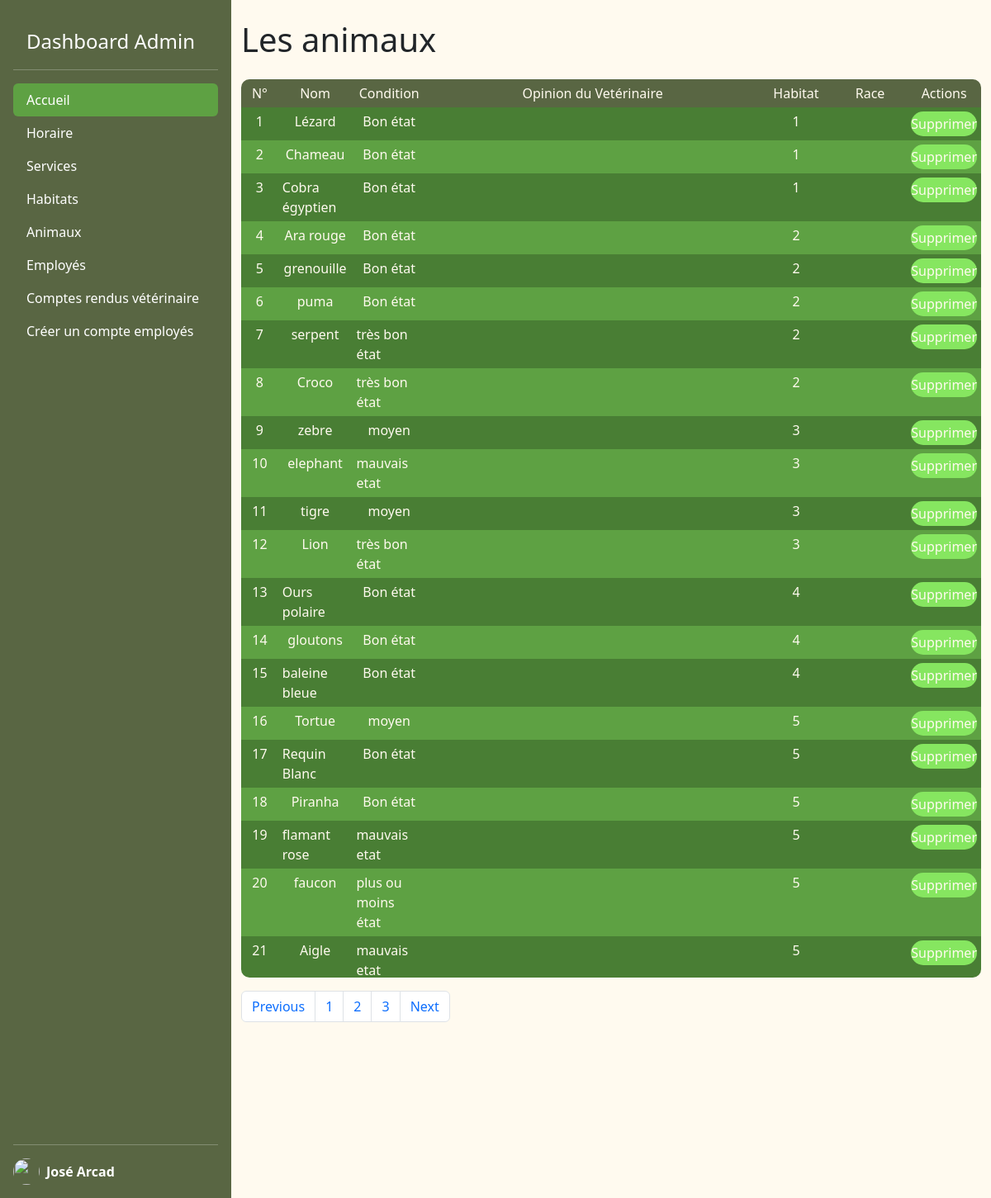
/admin/pages/animals.php, run on the app's committed database.
### tables this page shows
CREATE TABLE IF NOT EXISTS `animal`(
    animal_id INT NOT NULL AUTO_INCREMENT,
    name VARCHAR(50) NOT NULL,
    animal_condition VARCHAR(50) NOT NULL,
    veterinary_opinion_id INT,
    habitat_id INT,
    class_id INT,
    PRIMARY KEY(animal_id),
    FOREIGN KEY(habitat_id) REFERENCES habitat(habitat_id),
    FOREIGN KEY(class_id) REFERENCES class(class_id)
);

### admin/lib/functions.php (called while the page is built, shortened)
<?php
function getAnimals(PDO $pdo): array
{
    $query = $pdo->prepare("SELECT * FROM animal");
    $query->execute();
    $animals = $query->fetchAll(PDO::FETCH_ASSOC);
    return $animals;
}

### admin/pages/animals.php (the view)
<?php
require_once __DIR__ . "../../templates/header.php";
require_once __DIR__ . "../../../lib/pdo.php";
require_once __DIR__ . "../../lib/functions.php";
$animals = getAnimals($pdo);
?>
<div class="container">
    <h1 class="my-4">Les animaux</h1>
    <div class="table">
        <div class="table_head table_head_animals">
            <div class="table_head_text">N°</div>
            <div class="table_head_text">Nom</div>
            <div class="table_head_text">Condition</div>
            <div class="table_head_text">Opinion du Vetérinaire</div>
            <div class="table_head_text">Habitat</div>
            <div class="table_head_text">Race</div>
            <div class="table_head_text">Actions</div>
        </div>
        <?php foreach($animals as $key => $animal){ ?>
            <div class="table_body table_body_animals <?php if ($key % 2 === 0) {echo "striped";} ?>">
                <div class="table_body_text"><?= $animal['animal_id'] ?></div>
                <div class="table_body_text"><?= $animal['name'] ?></div>
                <div class="table_body_text"><?= $animal['animal_condition'] ?></div>
                <div class="table_body_text"><?= $animal['veterinary_opinion_id'] ?></div>
                <div class="table_body_text"><?= $animal['habitat_id'] ?></div>
                <div class="table_body_text"><?= $animal['race_id'] ?></div>
                <a href="#" class="table_head_text actionButton">Supprimer</a>
            </div>
        <?php } ?>
    </div>
    <nav aria-label="Page navigation example">
        <ul class="pagination">
            <li class="page-item"><a class="page-link" href="#">Previous</a></li>
            <li class="page-item"><a class="page-link" href="#">1</a></li>
            <li class="page-item"><a class="page-link" href="#">2</a></li>
            <li class="page-item"><a class="page-link" href="#">3</a></li>
            <li class="page-item"><a class="page-link" href="#">Next</a></li>
        </ul>
    </nav>
</div>
<?php
require_once __DIR__ . "../../templates/footer.php";
?>

### admin/templates/header.php (shortened to what this page needs)
<!DOCTYPE html>
<html lang="en">
<head>
    <link rel="stylesheet" href="/assets/bootstrap/css/bootstrap.min.css">
    <link rel="stylesheet" href="/admin/assets/css/styles.css">
</head>
<body class="d-flex">
    <header class="desktop">
        <div class="d-flex bootstrap_sidebar flex-column flex-shrink-0 p-3 text-bg-dark" style="width: 280px;">
            <a href="/" class="d-flex m-3 align-items-center mb-3 mb-md-0 me-md-auto text-white text-decoration-none">
                <span class="fs-4">Dashboard Admin</span>
            </a>
            <hr>
            <ul class="nav nav-pills flex-column mb-auto">
                <li class="nav-item">
                    <a href="/admin/index.php" class="nav-link active text-white">
                        Accueil
                    </a>
                </li>
                <li>
                    <a href="/admin/pages/openingTime.php" class="nav-link text-white">
                        Horaire
                    </a>
                </li>
                <li>
                    <a href="/admin/pages/services.php" class="nav-link text-white">
                        Services
                    </a>
                </li>
                <li>
                    <a href="/admin/pages/habitats.php" class="nav-link text-white">
                        Habitats
                    </a>
                </li>
                <li>
                    <a href="/admin/pages/animals.php" class="nav-link text-white">
                        Animaux
                    </a>
                </li>
                <li>
                    <a href="/admin/pages/employees.php" class="nav-link text-white">
                        Employés
                    </a>
                </li>
                <li>
                    <a href="/admin/pages/employees.php" class="nav-link text-white">
                        Comptes rendus vétérinaire
                    </a>
                </li>
                <li>
                    <a href="/admin/pages/signup.php" class="nav-link text-white">
                        Créer un compte employés
                    </a>
                </li>
            </ul>
            <hr>
            <a href="#" class="d-flex align-items-center text-white text-decoration-none" aria-expanded="false">
                <img src="https://github.com/mdo.png" alt="" width="32" height="32" class="rounded-circle me-2">
                <strong>José Arcad</strong>
            </a>
        </div>
    </header>
    <main>

### admin/templates/footer.php (shortened to what this page needs)
</main>
</body>
</html>

### admin/assets/css/styles.css (style rules this page uses)
body { margin: 0; background-color: #fffaef; }
@media screen and (min-width: 993px) { .bootstrap_sidebar { height: 100vh; } }
@media screen and (min-width: 993px) { .nav-link.active { background-color: #5ea143 !important; } }
@media screen and (min-width: 993px) { main { height: 100vh; width: 100%; } }
@media screen and (min-width: 993px) { .table { max-height: 75vh; width: 100%; color: #fffaef; overflow: scroll; border-radius: 10px; } }
@media screen and (min-width: 993px) { .table_head { background-color: #596643; } }
@media screen and (min-width: 993px) { .table_body { background-color: #5ea143; } }
@media screen and (min-width: 993px) { .table_body .actionButton { color: #fffaef; text-decoration: none; background-color: #86e660; margin: 5px; border-radius: 15px; height: 30px; padding: 5px; line-height: 20px; } }
@media screen and (min-width: 993px) { .striped { background-color: #497e34; } }
@media screen and (min-width: 993px) { .table_head, .table_body { display: grid; grid-template-columns: 5% 15% 30% 20% 15% 15%; } }
@media screen and (min-width: 993px) { .table_head_text, .table_body_text { display: flex; justify-content: center; padding: 5px; } }
@media screen and (min-width: 993px) { .text-bg-dark { background-color: #596643 !important; } }
@media screen and (min-width: 993px) { .table_head_animals, .table_body_animals { grid-template-columns: 5% 10% 10% 45% 10% 10% 10%; } }

### data on the page
animal: animal_id "1", name "Lézard", animal_condition "Bon état", habitat "1"
animal: animal_id "2", name "Chameau", animal_condition "Bon état", habitat "1"
animal: animal_id "3", name "Cobra égyptien", animal_condition "Bon état", habitat "1"
animal: animal_id "4", name "Ara rouge", animal_condition "Bon état", habitat "2"
animal: animal_id "5", name "grenouille", animal_condition "Bon état", habitat "2"
animal: animal_id "6", name "puma", animal_condition "Bon état", habitat "2"
animal: animal_id "7", name "serpent", animal_condition "très bon état", habitat "2"
animal: animal_id "8", name "Croco", animal_condition "très bon état", habitat "2"
animal: animal_id "9", name "zebre", animal_condition "moyen", habitat "3"
animal: animal_id "10", name "elephant", animal_condition "mauvais etat", habitat "3"
animal: animal_id "11", name "tigre", animal_condition "moyen", habitat "3"
animal: animal_id "12", name "Lion", animal_condition "très bon état", habitat "3"
animal: animal_id "13", name "Ours polaire", animal_condition "Bon état", habitat "4"
animal: animal_id "14", name "gloutons", animal_condition "Bon état", habitat "4"
animal: animal_id "15", name "baleine bleue", animal_condition "Bon état", habitat "4"
animal: animal_id "16", name "Tortue", animal_condition "moyen", habitat "5"
animal: animal_id "17", name "Requin Blanc", animal_condition "Bon état", habitat "5"
animal: animal_id "18", name "Piranha", animal_condition "Bon état", habitat "5"
animal: animal_id "19", name "flamant rose", animal_condition "mauvais etat", habitat "5"
animal: animal_id "20", name "faucon", animal_condition "plus ou moins état", habitat "5"
animal: animal_id "21", name "Aigle", animal_condition "mauvais etat", habitat "5"
